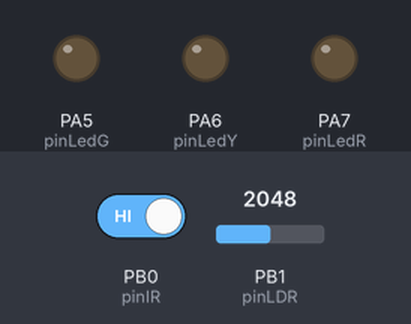
Bench run of a sketch on a simulated STM32 Blue Pill. Shown: output pins drawn as LEDs (lit = HIGH). Inputs (shaded band) come from the test bench; at power-on: PB0 (pinIR) HIGH, PB1 (pinLDR) = 2048. What the sketch prints to the serial monitor is not drawn.

Above: at 1.2 s.
1.3 s: PB0 (pinIR) driven LOW
At 1.6 s:
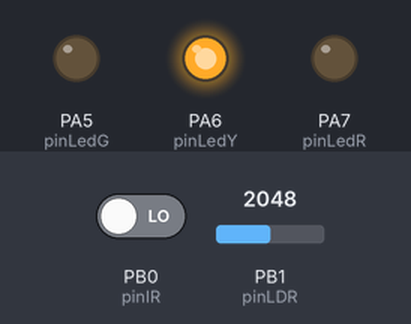
2.8 s: PB1 (pinLDR) set to 2450
4.3 s: PB1 (pinLDR) set to 2537
At 5.1 s:
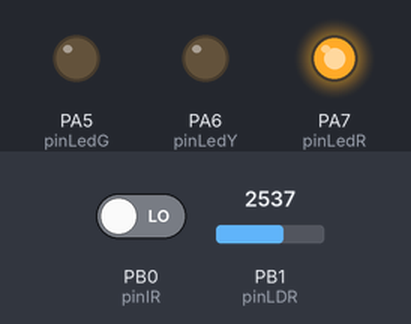
5.8 s: PB1 (pinLDR) set to 491
At 6.2 s:
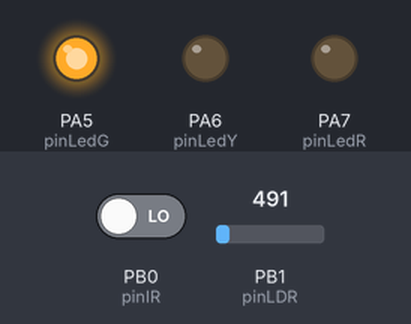
7.3 s: PB1 (pinLDR) set to 843
8.8 s: PB1 (pinLDR) set to 935
At 9.7 s:
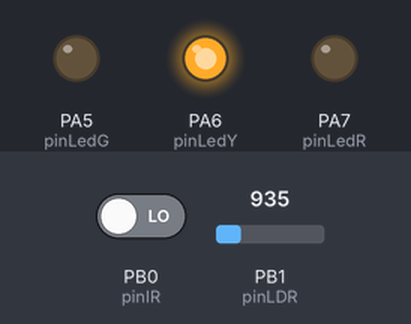
Timing chart, 0 to 11.3 s (numbered marks = the images above; inputs shaded):
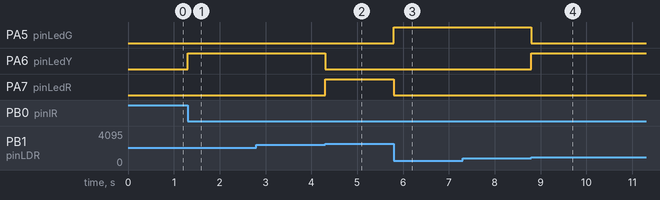

The sketch:

17_bpsensorir_challange.ino
```cpp
// inisialisasi
int pinLDR = PB1;
int pinIR = PB0;
int pinLedR = PA7;
int pinLedY = PA6;
int pinLedG = PA5;

int prev = 0;
int toggle = 0;


void setup(){
  Serial.begin(9600);
  pinMode(pinLedR, OUTPUT);
  pinMode(pinLedY, OUTPUT);
  pinMode(pinLedG, OUTPUT);

  pinMode(pinIR, INPUT);
  pinMode(pinLDR, INPUT);
}

int isRising(int input) {
  int isRising = 0;
  if(prev == 0 && input == 1) {
    isRising = 1;
  }
  prev = input;
  return isRising;
}

void writeLED(int r, int y, int g){
  digitalWrite(pinLedR, r);
  digitalWrite(pinLedY, y);
  digitalWrite(pinLedG, g);
}


void loop(){
  // baca sensor
  int readLDR = map(analogRead(pinLDR), 0, 4095, 255, 0);
  int readIR = !digitalRead(pinIR);
  int rising = isRising(readIR);

  Serial.println("ldr,ir,rising=" +String(readLDR) + "," + String(readIR) + "," + String(rising));

  if(rising) toggle = !toggle;

  if(toggle) {
    if(readLDR < 100) {
      writeLED(1,0,0);
    } else if(readLDR < 200) {
      writeLED(0,1,0);
    } else {
      writeLED(0,0,1);
    }
  } else {
    writeLED(0,0,0);
  }


}
```

Measured:
- the behaviour switches between 2505 and 2506 on PB1 (pinLDR) (found by bisection; images 1 and 2)
- the behaviour switches between 899 and 900 on PB1 (pinLDR) (found by bisection; images 3 and 4)
- after the input at 1.3 s, PA6 (pinLedY): LOW → HIGH at once
- after the input at 4.3 s, PA6 (pinLedY): HIGH → LOW at once; PA7 (pinLedR): LOW → HIGH at once
- after the input at 5.8 s, PA5 (pinLedG): LOW → HIGH at once; PA7 (pinLedR): HIGH → LOW at once
- after the input at 8.8 s, PA5 (pinLedG): HIGH → LOW at once; PA6 (pinLedY): LOW → HIGH at once
